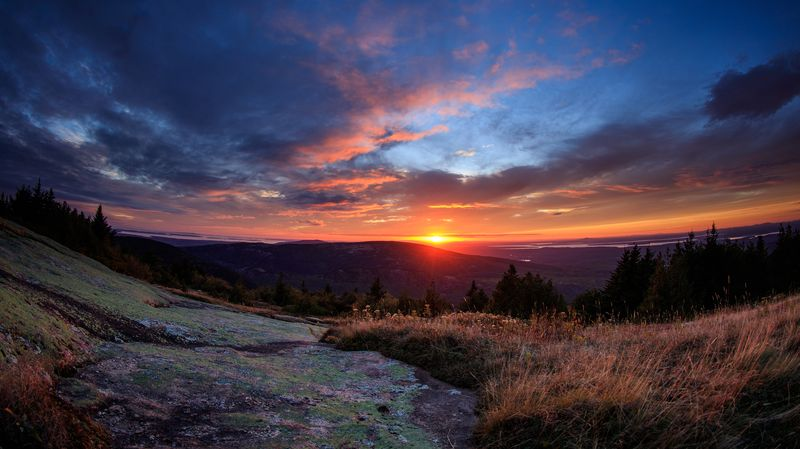
#> input picture assets/images/parks/acadia.jpg, 800 x 449 px
$ python compare.py ../assets/images/parks/acadia.jpg ../assets/images/parks/arches.jpg ../assets/images/parks/arches.jpg
#> lines starting #> are read from the running program, lines starting #| are printed output that depends on the picture
import sys
import os
from PIL import Image

def compare_images(ref_path, cur_path, diff_path):
#> called with ref_path = '../assets/images/parks/acadia.jpg', cur_path = '../assets/images/parks/arches.jpg', diff_path = '../assets/images/parks/arches.jpg'
    try:
        if not os.path.exists(ref_path):
            print(f"Error: Reference image does not exist: {ref_path}")
            return False
        if not os.path.exists(cur_path):
            print(f"Error: Current image does not exist: {cur_path}")
            return False

        ref = Image.open(ref_path).convert('RGBA')
        cur = Image.open(cur_path).convert('RGBA')
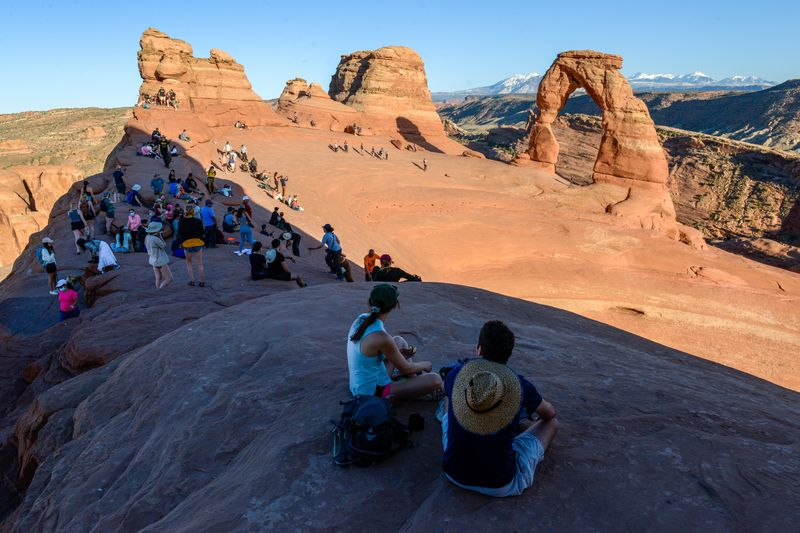
#> input picture assets/images/parks/arches.jpg, 800 x 533 px

        width = max(ref.width, cur.width)
#> width = 800
        height = max(ref.height, cur.height)
#> height = 533

        # Resize/pad if dimensions mismatch
        if ref.size != (width, height):
            ref_new = Image.new('RGBA', (width, height), (0, 0, 0, 0))
#> ref_new: PIL image 800x533 RGBA; every value is 0
            ref_new.paste(ref, (0, 0))
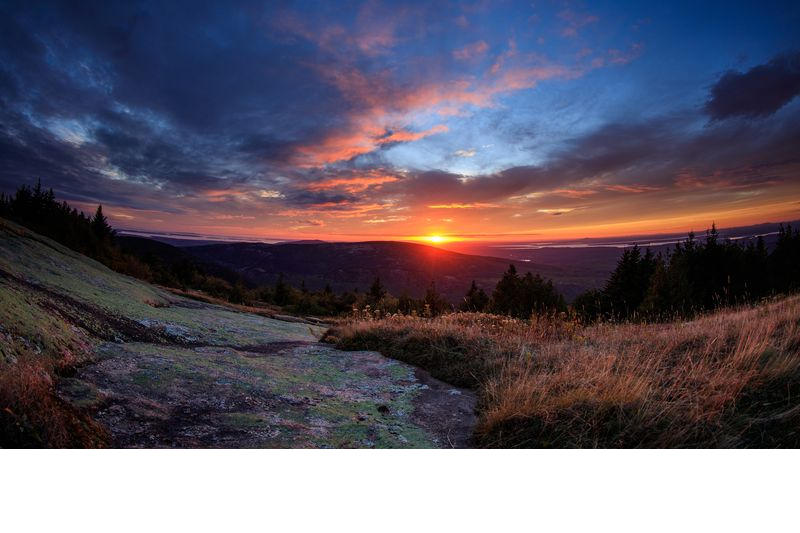
#> ref_new: PIL image 800x533 RGBA; mean R, G, B, A 57.6, 51, 64.4, 214.8; transparent parts drawn white
            ref = ref_new

        if cur.size != (width, height):
            cur_new = Image.new('RGBA', (width, height), (0, 0, 0, 0))
            cur_new.paste(cur, (0, 0))
            cur = cur_new

        diff_img = Image.new('RGBA', (width, height))
        ref_data = ref.load()
        cur_data = cur.load()
        diff_data = diff_img.load()

        diff_pixels = 0
        total_pixels = width * height
#> total_pixels = 426400

        for y in range(height):
            for x in range(width):
                r1, g1, b1, a1 = ref_data[x, y]
                r2, g2, b2, a2 = cur_data[x, y]

                # Use a color distance threshold
                if abs(r1 - r2) > 15 or abs(g1 - g2) > 15 or abs(b1 - b2) > 15 or abs(a1 - a2) > 15:
                    diff_pixels += 1
                    diff_data[x, y] = (255, 0, 0, 255)  # Red for differences
                else:
                    # Show matching pixels semi-transparently
                    diff_data[x, y] = (r2, g2, b2, max(50, a2 // 2))
#> after the loop, diff_pixels = 418485

        diff_img.save(diff_path)
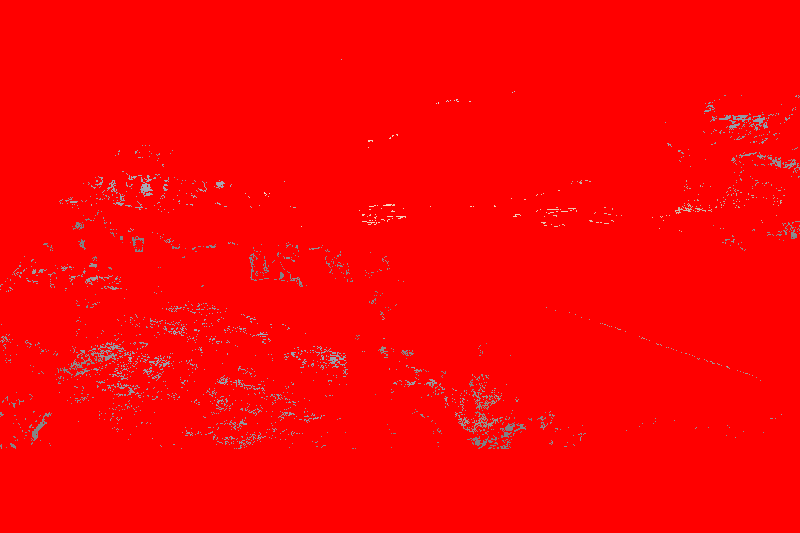
#> saved as arches.jpg: PIL image 800x533 RGBA; mean R, G, B, A 251.2, 0.9, 1.1, 252.6; transparent parts drawn white
        diff_ratio = diff_pixels / total_pixels
#> diff_ratio = 0.981
        print(f"Comparing {os.path.basename(ref_path)} vs {os.path.basename(cur_path)}:")
        print(f"  - Mismatched Pixels: {diff_pixels} of {total_pixels}")
#|   - Mismatched Pixels: 418485 of 426400
        print(f"  - Diff Ratio: {(diff_ratio * 100):.4f}%")
#|   - Diff Ratio: 98.1438%
        print(f"  - Diff Image: {diff_path}")
        return True
    except Exception as e:
        print(f"Error during comparison: {e}")
        return False

if __name__ == '__main__':
    if len(sys.argv) < 4:
        print("Usage: python3 compare.py <ref_path> <cur_path> <diff_path>")
        sys.exit(1)
    compare_images(sys.argv[1], sys.argv[2], sys.argv[3])
